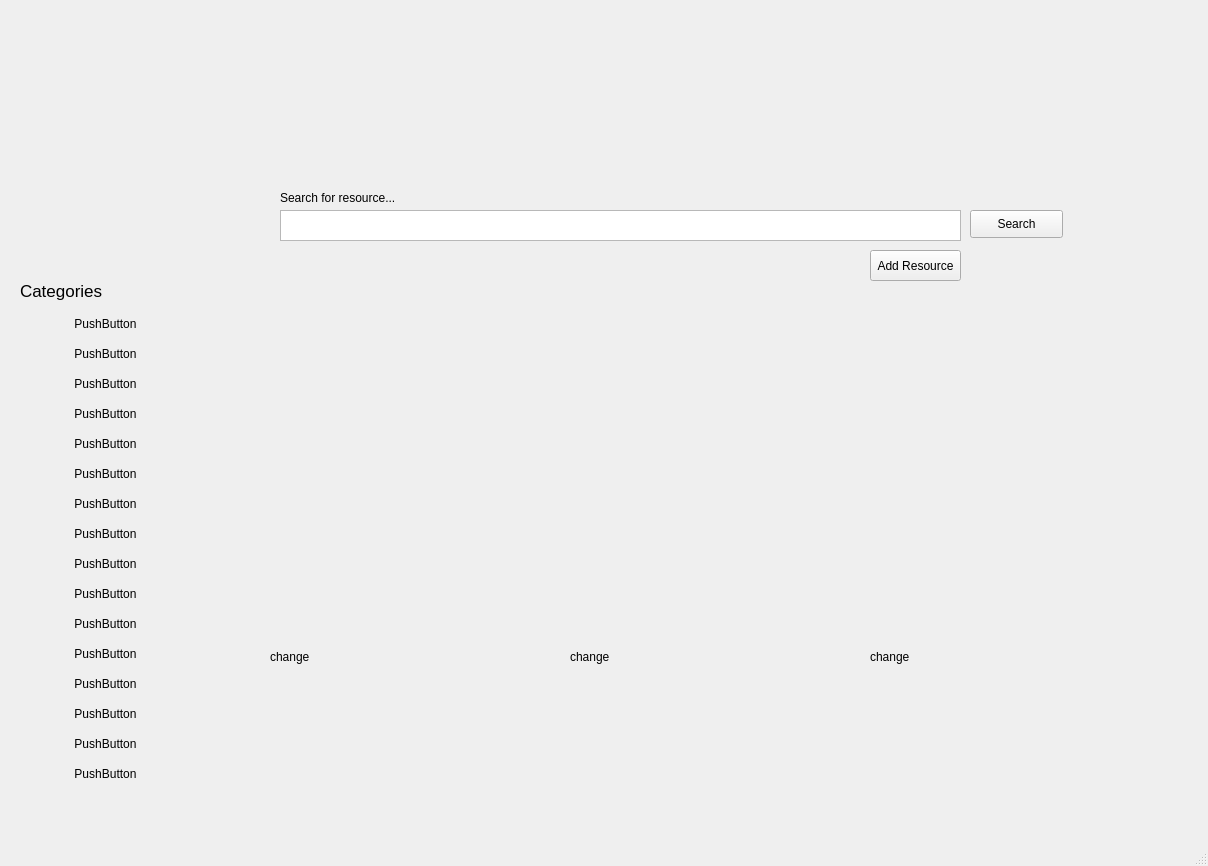
<?xml version="1.0" encoding="UTF-8"?>
<ui version="4.0">
 <class>MainWindow</class>
 <widget class="QMainWindow" name="MainWindow">
  <property name="geometry">
   <rect>
    <x>0</x>
    <y>0</y>
    <width>1208</width>
    <height>866</height>
   </rect>
  </property>
  <property name="windowTitle">
   <string>MainWindow</string>
  </property>
  <widget class="QWidget" name="centralwidget">
   <widget class="QLabel" name="lSearchForResource">
    <property name="geometry">
     <rect>
      <x>280</x>
      <y>190</y>
      <width>131</width>
      <height>16</height>
     </rect>
    </property>
    <property name="text">
     <string>Search for resource...</string>
    </property>
   </widget>
   <widget class="QPlainTextEdit" name="pteSearch">
    <property name="geometry">
     <rect>
      <x>280</x>
      <y>210</y>
      <width>681</width>
      <height>31</height>
     </rect>
    </property>
   </widget>
   <widget class="QPushButton" name="btnSearch">
    <property name="geometry">
     <rect>
      <x>970</x>
      <y>210</y>
      <width>93</width>
      <height>28</height>
     </rect>
    </property>
    <property name="text">
     <string>Search</string>
    </property>
   </widget>
   <widget class="QPushButton" name="btnAddResource">
    <property name="geometry">
     <rect>
      <x>870</x>
      <y>250</y>
      <width>91</width>
      <height>31</height>
     </rect>
    </property>
    <property name="text">
     <string>Add Resource</string>
    </property>
   </widget>
   <widget class="QLabel" name="lCategories">
    <property name="geometry">
     <rect>
      <x>20</x>
      <y>270</y>
      <width>131</width>
      <height>41</height>
     </rect>
    </property>
    <property name="font">
     <font>
      <pointsize>13</pointsize>
     </font>
    </property>
    <property name="text">
     <string>Categories </string>
    </property>
   </widget>
   <widget class="QPushButton" name="btnCat1">
    <property name="geometry">
     <rect>
      <x>10</x>
      <y>310</y>
      <width>191</width>
      <height>28</height>
     </rect>
    </property>
    <property name="styleSheet">
     <string notr="true">background-color: transparent;
border-image: url(:off.png);
background: none;
border: none;
background-repeat: none;</string>
    </property>
    <property name="text">
     <string>PushButton</string>
    </property>
   </widget>
   <widget class="QPushButton" name="btnCat2">
    <property name="geometry">
     <rect>
      <x>10</x>
      <y>340</y>
      <width>191</width>
      <height>28</height>
     </rect>
    </property>
    <property name="styleSheet">
     <string notr="true">background-color: transparent;
border-image: url(:off.png);
background: none;
border: none;
background-repeat: none;</string>
    </property>
    <property name="text">
     <string>PushButton</string>
    </property>
   </widget>
   <widget class="QPushButton" name="btnCat3">
    <property name="geometry">
     <rect>
      <x>10</x>
      <y>370</y>
      <width>191</width>
      <height>28</height>
     </rect>
    </property>
    <property name="styleSheet">
     <string notr="true">background-color: transparent;
border-image: url(:off.png);
background: none;
border: none;
background-repeat: none;</string>
    </property>
    <property name="text">
     <string>PushButton</string>
    </property>
   </widget>
   <widget class="QPushButton" name="btnCat4">
    <property name="geometry">
     <rect>
      <x>10</x>
      <y>400</y>
      <width>191</width>
      <height>28</height>
     </rect>
    </property>
    <property name="styleSheet">
     <string notr="true">background-color: transparent;
border-image: url(:off.png);
background: none;
border: none;
background-repeat: none;</string>
    </property>
    <property name="text">
     <string>PushButton</string>
    </property>
   </widget>
   <widget class="QPushButton" name="btnCat7">
    <property name="geometry">
     <rect>
      <x>10</x>
      <y>490</y>
      <width>191</width>
      <height>28</height>
     </rect>
    </property>
    <property name="styleSheet">
     <string notr="true">background-color: transparent;
border-image: url(:off.png);
background: none;
border: none;
background-repeat: none;</string>
    </property>
    <property name="text">
     <string>PushButton</string>
    </property>
   </widget>
   <widget class="QPushButton" name="btnCat5">
    <property name="geometry">
     <rect>
      <x>10</x>
      <y>430</y>
      <width>191</width>
      <height>28</height>
     </rect>
    </property>
    <property name="styleSheet">
     <string notr="true">background-color: transparent;
border-image: url(:off.png);
background: none;
border: none;
background-repeat: none;</string>
    </property>
    <property name="text">
     <string>PushButton</string>
    </property>
   </widget>
   <widget class="QPushButton" name="btnCat8">
    <property name="geometry">
     <rect>
      <x>10</x>
      <y>520</y>
      <width>191</width>
      <height>28</height>
     </rect>
    </property>
    <property name="styleSheet">
     <string notr="true">background-color: transparent;
border-image: url(:off.png);
background: none;
border: none;
background-repeat: none;</string>
    </property>
    <property name="text">
     <string>PushButton</string>
    </property>
   </widget>
   <widget class="QPushButton" name="btnCat6">
    <property name="geometry">
     <rect>
      <x>10</x>
      <y>460</y>
      <width>191</width>
      <height>28</height>
     </rect>
    </property>
    <property name="styleSheet">
     <string notr="true">background-color: transparent;
border-image: url(:off.png);
background: none;
border: none;
background-repeat: none;</string>
    </property>
    <property name="text">
     <string>PushButton</string>
    </property>
   </widget>
   <widget class="QPushButton" name="btnCat11">
    <property name="geometry">
     <rect>
      <x>10</x>
      <y>610</y>
      <width>191</width>
      <height>28</height>
     </rect>
    </property>
    <property name="styleSheet">
     <string notr="true">background-color: transparent;
border-image: url(:off.png);
background: none;
border: none;
background-repeat: none;</string>
    </property>
    <property name="text">
     <string>PushButton</string>
    </property>
   </widget>
   <widget class="QPushButton" name="btnCat13">
    <property name="geometry">
     <rect>
      <x>10</x>
      <y>670</y>
      <width>191</width>
      <height>28</height>
     </rect>
    </property>
    <property name="styleSheet">
     <string notr="true">background-color: transparent;
border-image: url(:off.png);
background: none;
border: none;
background-repeat: none;</string>
    </property>
    <property name="text">
     <string>PushButton</string>
    </property>
   </widget>
   <widget class="QPushButton" name="btnCat9">
    <property name="geometry">
     <rect>
      <x>10</x>
      <y>550</y>
      <width>191</width>
      <height>28</height>
     </rect>
    </property>
    <property name="styleSheet">
     <string notr="true">background-color: transparent;
border-image: url(:off.png);
background: none;
border: none;
background-repeat: none;</string>
    </property>
    <property name="text">
     <string>PushButton</string>
    </property>
   </widget>
   <widget class="QPushButton" name="btnCat14">
    <property name="geometry">
     <rect>
      <x>10</x>
      <y>700</y>
      <width>191</width>
      <height>28</height>
     </rect>
    </property>
    <property name="styleSheet">
     <string notr="true">background-color: transparent;
border-image: url(:off.png);
background: none;
border: none;
background-repeat: none;</string>
    </property>
    <property name="text">
     <string>PushButton</string>
    </property>
   </widget>
   <widget class="QPushButton" name="btnCat12">
    <property name="geometry">
     <rect>
      <x>10</x>
      <y>640</y>
      <width>191</width>
      <height>28</height>
     </rect>
    </property>
    <property name="styleSheet">
     <string notr="true">background-color: transparent;
border-image: url(:off.png);
background: none;
border: none;
background-repeat: none;</string>
    </property>
    <property name="text">
     <string>PushButton</string>
    </property>
   </widget>
   <widget class="QPushButton" name="btnCat16">
    <property name="geometry">
     <rect>
      <x>10</x>
      <y>760</y>
      <width>191</width>
      <height>28</height>
     </rect>
    </property>
    <property name="styleSheet">
     <string notr="true">background-color: transparent;
border-image: url(:off.png);
background: none;
border: none;
background-repeat: none;</string>
    </property>
    <property name="text">
     <string>PushButton</string>
    </property>
   </widget>
   <widget class="QPushButton" name="btnCat15">
    <property name="geometry">
     <rect>
      <x>10</x>
      <y>730</y>
      <width>191</width>
      <height>28</height>
     </rect>
    </property>
    <property name="styleSheet">
     <string notr="true">background-color: transparent;
border-image: url(:off.png);
background: none;
border: none;
background-repeat: none;</string>
    </property>
    <property name="text">
     <string>PushButton</string>
    </property>
   </widget>
   <widget class="QPushButton" name="btnCat10">
    <property name="geometry">
     <rect>
      <x>10</x>
      <y>580</y>
      <width>191</width>
      <height>28</height>
     </rect>
    </property>
    <property name="styleSheet">
     <string notr="true">background-color: transparent;
border-image: url(:off.png);
background: none;
border: none;
background-repeat: none;</string>
    </property>
    <property name="text">
     <string>PushButton</string>
    </property>
   </widget>
   <widget class="QLabel" name="lLogo">
    <property name="geometry">
     <rect>
      <x>0</x>
      <y>0</y>
      <width>1280</width>
      <height>261</height>
     </rect>
    </property>
    <property name="text">
     <string/>
    </property>
    <property name="pixmap">
     <pixmap>Resources/Thomastown secondary college bannar.png</pixmap>
    </property>
   </widget>
   <widget class="QLabel" name="lBackground">
    <property name="geometry">
     <rect>
      <x>0</x>
      <y>240</y>
      <width>1201</width>
      <height>621</height>
     </rect>
    </property>
    <property name="text">
     <string/>
    </property>
    <property name="pixmap">
     <pixmap>Resources/plain-white-background.jpg</pixmap>
    </property>
   </widget>
   <widget class="QLabel" name="linfo_1">
    <property name="geometry">
     <rect>
      <x>270</x>
      <y>650</y>
      <width>251</width>
      <height>41</height>
     </rect>
    </property>
    <property name="text">
     <string>change</string>
    </property>
    <property name="alignment">
     <set>Qt::AlignLeading|Qt::AlignLeft|Qt::AlignTop</set>
    </property>
   </widget>
   <widget class="QLabel" name="linfo_2">
    <property name="geometry">
     <rect>
      <x>570</x>
      <y>650</y>
      <width>251</width>
      <height>41</height>
     </rect>
    </property>
    <property name="text">
     <string>change</string>
    </property>
    <property name="alignment">
     <set>Qt::AlignLeading|Qt::AlignLeft|Qt::AlignTop</set>
    </property>
   </widget>
   <widget class="QLabel" name="linfo_3">
    <property name="geometry">
     <rect>
      <x>870</x>
      <y>650</y>
      <width>251</width>
      <height>41</height>
     </rect>
    </property>
    <property name="text">
     <string>change</string>
    </property>
    <property name="alignment">
     <set>Qt::AlignLeading|Qt::AlignLeft|Qt::AlignTop</set>
    </property>
   </widget>
   <zorder>lBackground</zorder>
   <zorder>lLogo</zorder>
   <zorder>lSearchForResource</zorder>
   <zorder>pteSearch</zorder>
   <zorder>btnSearch</zorder>
   <zorder>btnAddResource</zorder>
   <zorder>lCategories</zorder>
   <zorder>btnCat1</zorder>
   <zorder>btnCat2</zorder>
   <zorder>btnCat3</zorder>
   <zorder>btnCat4</zorder>
   <zorder>btnCat7</zorder>
   <zorder>btnCat5</zorder>
   <zorder>btnCat8</zorder>
   <zorder>btnCat6</zorder>
   <zorder>btnCat11</zorder>
   <zorder>btnCat13</zorder>
   <zorder>btnCat9</zorder>
   <zorder>btnCat14</zorder>
   <zorder>btnCat12</zorder>
   <zorder>btnCat16</zorder>
   <zorder>btnCat15</zorder>
   <zorder>btnCat10</zorder>
   <zorder>linfo_1</zorder>
   <zorder>linfo_2</zorder>
   <zorder>linfo_3</zorder>
  </widget>
  <widget class="QStatusBar" name="statusbar"/>
 </widget>
 <resources/>
 <connections/>
</ui>
